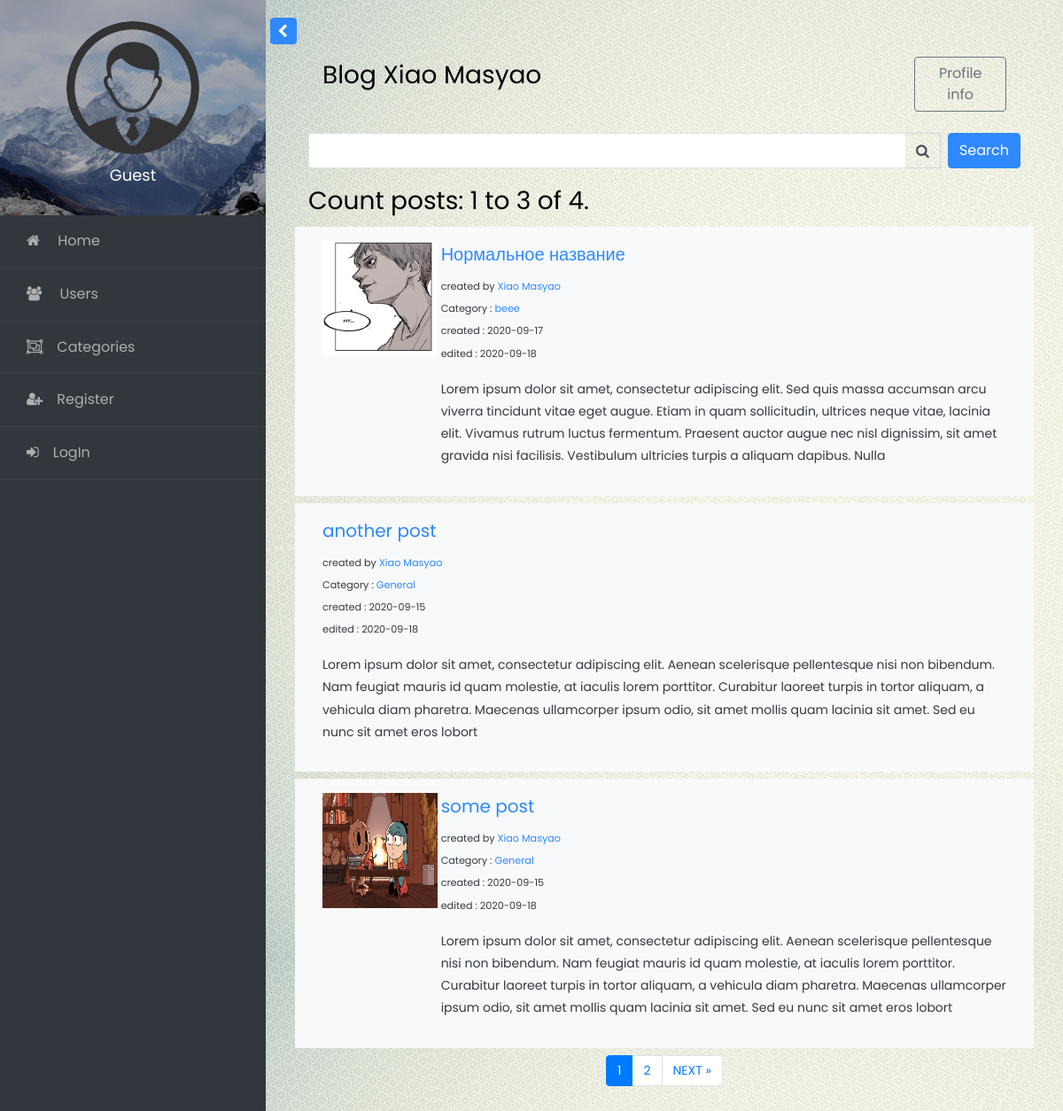
Page /blog/users/1 on the committed database.
### blog/models.py (models this page shows, shortened)
class Post(models.Model):
    title = models.CharField(max_length=200)
    author = models.ForeignKey(User, on_delete=models.CASCADE)
    slug = models.SlugField(max_length=250)
    category=models.ForeignKey(Category, on_delete=models.CASCADE)
    body = RichTextField()
    post_date = models.DateTimeField(default=datetime.now)
    update_date = models.DateTimeField(default=datetime.now)
    picture = models.ImageField(upload_to='posts/', null=True, blank=True)
    likes = models.ManyToManyField(User,related_name='blog_post')
    class Meta:
        ordering = ["-post_date"]

class Category(models.Model):
    name = models.CharField(max_length=200,unique=True)
    slug = models.SlugField(max_length=250,unique=True)
    def __str__(self):
        return self.name

### blog/views.py (the view)
# urls.py: path('users/<int:pk>',PostListView.as_view(),name='show_blog'),
class PostListView(ListView):
    model=Post
    template_name = 'blog/blog.html'
    paginate_by = 3
    def get_context_data(self,*args,**kwards):
        user = self.kwargs['pk']
        post_list=Post.objects.filter(author=user)
        context=super(PostListView,self).get_context_data(*args,**kwards)
        p = Paginator(post_list, self.paginate_by)
        context['page_obj']=p.page(context['page_obj'].number)
        context['nbar']='blog'
        context['author']=User.objects.get(pk=user)
        return context

### blog/templates/blog/blog.html (shortened to what this page needs)
{%extends "main/wrapper.html" %}
{% block content %}
<div class="row p-3 mb-2">
  <div class="col-10">
    <h3>Blog {{author.first_name}} {{author.last_name}} </h3>
  </div>
  <div class="col">
    <a class="" href="{% url 'profile' author.profile.id %}"><button type="button" class="btn btn-outline-secondary">Profile info</button></a>
  </div>
</div>
  <form method="GET" action="{% url 'search_results' author.id %}">
        <div class="form-row">
            <div class="form-group col-12">
                <div class="input-group">
                    <input class="form-control py-2 border-right-0 border" type="search" name="q" placeholder="Search..." />
                    <span class="input-group-append">
                        <div class="input-group-text bg-transparent">
                            <i class="fa fa-search"></i>
                        </div>
                    </span>
                    <button type="submit"  class="btn btn-primary ml-2">Search</button>
                </div>
            </div>
        </div>
  </form>
    <h3>Count posts: {{ page_obj.start_index }} to {{ page_obj.end_index }} of {{ page_obj.paginator.count }}.</h3>
    {% for post in page_obj %}
    <div class="row p-3 mb-2 bg-light text-dark">
      {% if post.picture %}
        <div class="col-2">
          <img src="{{ post.picture.url }}" style="height: 130px; width:130px;"/>
        </div>
       {% endif %}
       <div class="col">
            <h5><a href="{% url 'show_post' post.slug %}">{{post.title}}</a></h5>
            <small>created by <a href="{% url 'show_blog' post.author.id %}"> {{post.author.first_name}} {{post.author.last_name}}</a></small><br/>
            <small>Category : <a href="{% url 'show_category' post.category.slug %}">{{ post.category }}</a></small><br/>
            <small>created : {{ post.post_date|date:"Y-m-d" }}</small><br/>
            <small>edited : {{ post.update_date|date:"Y-m-d" }}</small><br/>
            <p>{{ post.body|safe|slice:":350"}}</p>
       </div>
    </div>
    {% endfor %}
{% endblock %}

### rows in the picture
Post: picture (picture), title "Нормальное название", author.first_name "Xiao", author.last_name "Masyao", category "beee", post_date "2020-09-17", update_date "2020-09-18", body "Lorem ipsum dolor sit amet, consectetur adipiscing elit. Sed quis massa accumsan arcu viverra tincidunt vitae eget augue. Etiam in quam sollicitudin, ultrices neque vitae, lacinia elit. Vivamus rutrum luctus fermentum. Praesent auctor augue nec nisl dignissim, sit amet gravida nisi facilisis. Vestibulum ultricies turpis a aliquam dapibus. Nulla"
Post: title "another post", author.first_name "Xiao", author.last_name "Masyao", category "General", post_date "2020-09-15", update_date "2020-09-18", body "Lorem ipsum dolor sit amet, consectetur adipiscing elit. Aenean scelerisque pellentesque nisi non bibendum. Nam feugiat mauris id quam molestie, at iaculis lorem porttitor. Curabitur laoreet turpis in tortor aliquam, a vehicula diam pharetra. Maecenas ullamcorper ipsum odio, sit amet mollis quam lacinia sit amet. Sed eu nunc sit amet eros lobort"
Post: picture (picture), title "some post", author.first_name "Xiao", author.last_name "Masyao", category "General", post_date "2020-09-15", update_date "2020-09-18", body "Lorem ipsum dolor sit amet, consectetur adipiscing elit. Aenean scelerisque pellentesque nisi non bibendum. Nam feugiat mauris id quam molestie, at iaculis lorem porttitor. Curabitur laoreet turpis in tortor aliquam, a vehicula diam pharetra. Maecenas ullamcorper ipsum odio, sit amet mollis quam lacinia sit amet. Sed eu nunc sit amet eros lobort"

### other values in the picture
{{ author.first_name }} "Xiao"
{{ author.last_name }} "Masyao"
{{ page_obj.start_index }} "1"
{{ page_obj.end_index }} "3"
{{ page_obj.paginator.count }} "4"
{{ i }} "1"
{{ i }} "2"
